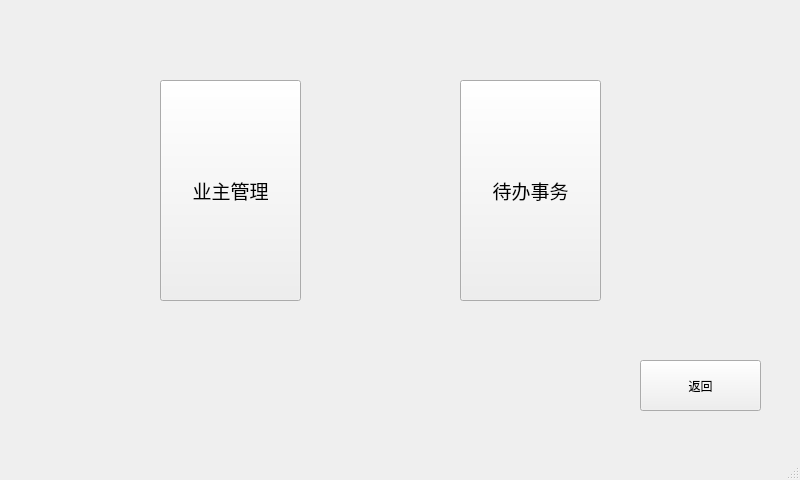
<?xml version="1.0" encoding="UTF-8"?>
<ui version="4.0">
 <class>business_center</class>
 <widget class="QMainWindow" name="business_center">
  <property name="geometry">
   <rect>
    <x>0</x>
    <y>0</y>
    <width>800</width>
    <height>480</height>
   </rect>
  </property>
  <property name="windowTitle">
   <string>管理员业务中心</string>
  </property>
  <widget class="QWidget" name="centralwidget">
   <widget class="QPushButton" name="owner_manage_Btn">
    <property name="geometry">
     <rect>
      <x>160</x>
      <y>80</y>
      <width>141</width>
      <height>221</height>
     </rect>
    </property>
    <property name="font">
     <font>
      <pointsize>14</pointsize>
     </font>
    </property>
    <property name="text">
     <string>业主管理</string>
    </property>
   </widget>
   <widget class="QPushButton" name="business_Btn">
    <property name="geometry">
     <rect>
      <x>460</x>
      <y>80</y>
      <width>141</width>
      <height>221</height>
     </rect>
    </property>
    <property name="font">
     <font>
      <pointsize>14</pointsize>
     </font>
    </property>
    <property name="text">
     <string>待办事务</string>
    </property>
   </widget>
   <widget class="QPushButton" name="back_Btn">
    <property name="geometry">
     <rect>
      <x>640</x>
      <y>360</y>
      <width>121</width>
      <height>51</height>
     </rect>
    </property>
    <property name="text">
     <string>返回</string>
    </property>
   </widget>
  </widget>
  <widget class="QMenuBar" name="menubar">
   <property name="geometry">
    <rect>
     <x>0</x>
     <y>0</y>
     <width>800</width>
     <height>26</height>
    </rect>
   </property>
  </widget>
  <widget class="QStatusBar" name="statusbar"/>
 </widget>
 <resources/>
 <connections/>
</ui>
